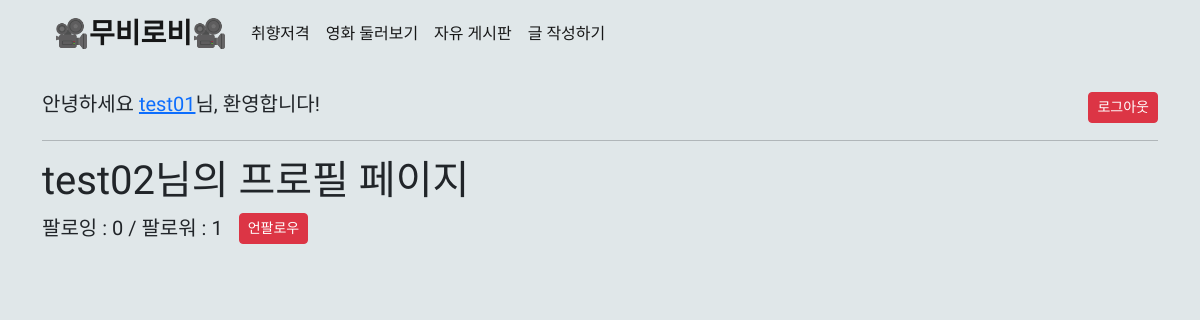
Screenshot of /accounts/profile/test02/ (signed in) with the database file from the repository.
### accounts/models.py (models this page shows)
class User(AbstractUser):
    followings = models.ManyToManyField('self', symmetrical=False, related_name='followers')

### accounts/views.py (the view)
# urls.py: path('profile/<username>/', views.profile, name='profile'),
@login_required
def profile(request, username):
    person = get_object_or_404(get_user_model(), username=username)
    context = {
        'person': person,
    }
    return render(request, 'accounts/profile.html', context)

### accounts/templates/accounts/profile.html (shortened to what this page needs)
{% extends 'base.html' %}
{% block content %}
  <h1>{{ person.username }}님의 프로필 페이지</h1>
  {% with followings=person.followings.all followers=person.followers.all %}
    <div class="d-flex">
      <span class="fs-5">
        팔로잉 : <span id='followings-count'>{{ person.followings.all|length }}</span> /
        팔로워 : <span id='followers-count'>{{ person.followers.all|length }}</span>
      </span>
      {% if user != person %}
        <div class="mx-3">
          <form id="follow-form" data-user-id="{{ person.pk }}">
            {% if user in followers %}
              <button class="btn btn-danger btn-sm" id="followBtn" type="submit">언팔로우</button>
            {% else %}
              <button class="btn btn-primary btn-sm" id="followBtn" type="submit">팔로우</button>
            {% endif %}
          </form>
        </div>
      {% endif %}
    </div>
  {% endwith %}
{% endblock content %}

### templates/base.html (shortened to what this page needs)
<!DOCTYPE html>
<html lang="en">
  <head>
    <link href="https://cdn.jsdelivr.net/npm/bootstrap@5.2.0-beta1/dist/css/bootstrap.min.css" rel="stylesheet" />
    <link rel="stylesheet" href="https://cdnjs.cloudflare.com/ajax/libs/font-awesome/6.4.2/css/all.min.css" />
  </head>
  <body style="font-family: 'Hahmlet', serif; background-color: #E0E7E9   ;">
    <div class="container">
      <nav>
        {% if user.is_authenticated %}
          <nav class="navbar navbar-expand-lg bg-body-tertiary">
            <div class="container-fluid">
              <a class="navbar-brand fs-3 fw-bold" href="{% url 'movies:index' %}">🎥무비로비🎥</a>
              <div class="collapse navbar-collapse" id="navbarNav">
                <ul class="navbar-nav">
                  <li class="nav-item">
                    <a class="nav-link active" aria-current="page" href="{% url 'movies:recommended' %}">취향저격</a>
                  </li>
                  <li class="nav-item">
                    <a class="nav-link active" aria-current="page" href="{% url 'movies:index' %}">영화 둘러보기</a>
                  </li>
                  <li class="nav-item">
                    <a class="nav-link active" aria-current="page" href="{% url 'community:index' %}">자유 게시판</a>
                  </li>
                  <li class="nav-item">
                    <a class="nav-link active" aria-current="page" href="{% url 'community:create' %}">글 작성하기</a>
                  </li>
                </ul>
              </div>
            </div>
          </nav>
          <br />
          <div class="d-flex justify-content-between">
            <h5 style="display: inline-block;">안녕하세요 <a href="{% url 'accounts:profile' user %}">{{ user.username }}</a>님, 환영합니다!</h5>
            <form style="display: inline-block;" action="{% url 'accounts:logout' %}" method="POST">
              <button type="submit" class="btn btn-danger btn-sm">로그아웃</button>
            </form>
          </div>
          <hr />
        {% endif %}
      </nav>
      {% block content %}
      {% endblock content %}
    </div>
  </body>
</html>

### rows the page displays
User: username "test01"
User: username "test02", followings.all|length "0", followers.all|length "1"
